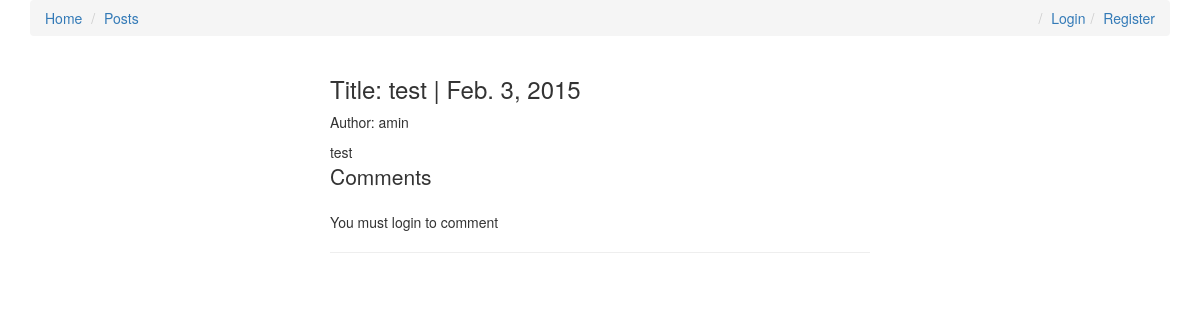
The app's page /test/, older data.
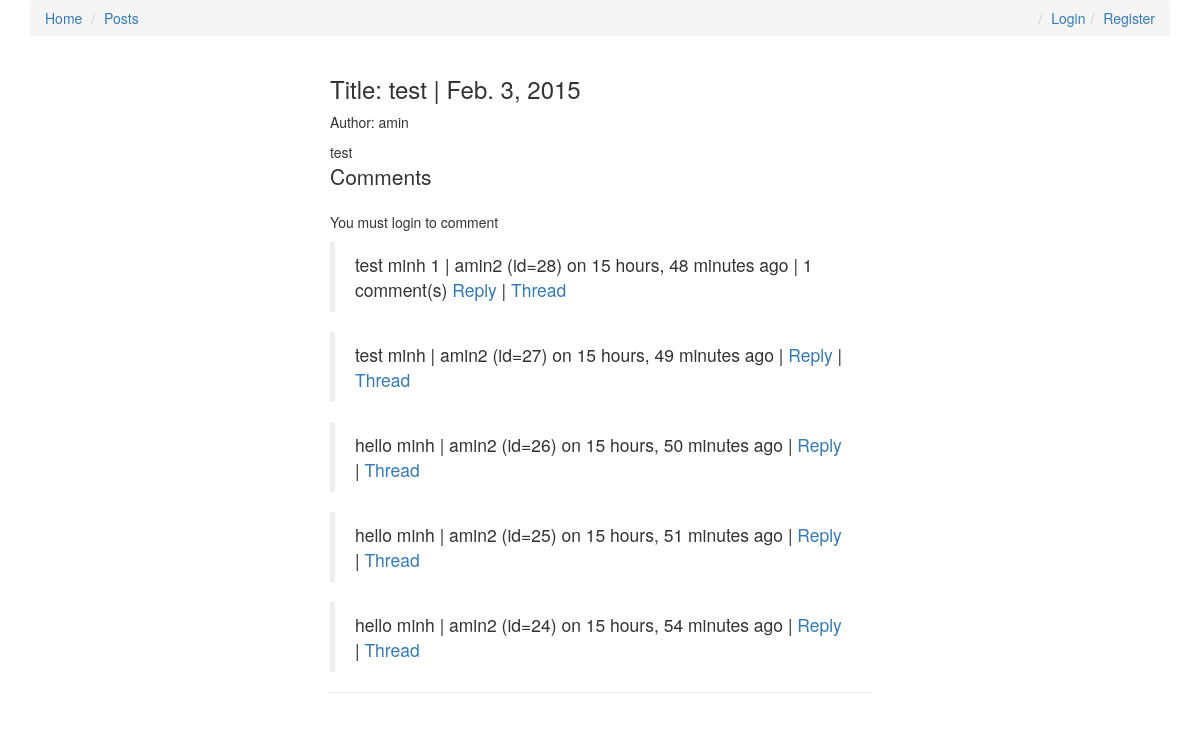
The same page, newer data.
### posts/models.py (models this page shows, shortened)
class Post(models.Model):
	user = models.ForeignKey(settings.AUTH_USER_MODEL, default=1)
	title = models.CharField(max_length=120)
	slug = models.SlugField(unique=True)
	image = models.ImageField(upload_to=upload_location, null=True, blank=True, width_field="width_field", height_field="height_field")
	height_field = models.IntegerField(default=0)
	width_field = models.IntegerField(default=0)
	content = models.TextField()
	draft = models.BooleanField(default=False)
	publish = models.DateField(auto_now=False, auto_now_add=False)
	update = models.DateTimeField(auto_now = True, auto_now_add=False)
	timestamp = models.DateTimeField(auto_now=False, auto_now_add=True)
	read_time = models.TimeField(null=True, blank=True)
	objects = PostManager()
	class Meta:
		ordering = ['-id', '-timestamp', '-update']
	def get_markdown(self):
		content = self.content
		return mark_safe(markdown(content))
	@property
	def comments(self):
		instance = self
		qs = Comment.objects.filter_by_instance(instance)
		return qs
	@property
	def get_content_type(self):
		instance = self
		content_type = ContentType.objects.get_for_model(instance.__class__)
		return content_type

### comments/models.py (models this page shows, shortened)
class Comment(models.Model):
	user = models.ForeignKey(settings.AUTH_USER_MODEL, default=1)
	content = models.TextField()
	timestamp = models.DateTimeField(auto_now_add=True)
	content_type = models.ForeignKey(ContentType, on_delete=models.CASCADE)
	object_id = models.PositiveIntegerField()
	content_object = GenericForeignKey('content_type', 'object_id')
	parent = models.ForeignKey("self", null=True, blank=True)
	objects = CommentManager()
	class Meta:
		ordering = ["-timestamp"]
	def __str__(self):
		return str(self.user.username)
	def get_absolute_url(self):
		return reverse("comments:thread", kwargs={"id": self.id})
	def children(self):
		return Comment.objects.filter(parent=self)

### posts/views.py (the view, shortened to what this page needs)
# urls.py: url(r'^(?P<slug>[\w-]+)/$', post_detail, name='detail'),
def post_detail(request, slug=None):
	instance = get_object_or_404(Post, slug = slug)
	if instance.publish > timezone.now().date() or instance.draft:
		if not request.user.is_staff  or not request.user.is_superuser:
			raise Http404
	share_string = quote_plus(instance.content)
	print(instance.content)
	print(get_read_time(instance.content))
	comments = instance.comments
	initial_data = {
		"content_type": instance.get_content_type,
		"object_id": instance.id
	}
	form = CommentForm(request.POST or None, initial=initial_data)
	context = {
		"title": instance.title,
		"instance": instance,
		"share_string": share_string,
		"comments": comments,
		"comment_form": form,
	}
	return render(request, 'post_detail.html', context)

### comments/models.py (called while the page is built)
	def filter_by_instance(self, instance):
		content_type = ContentType.objects.get_for_model(instance.__class__)
		obj_id = instance.id
		qs = super(CommentManager, self).filter(content_type=content_type, object_id=obj_id).filter(parent=None)
		return qs

### posts/models.py (called while the page is built)
	def all(self, *args, **kwargs):
		return super(PostManager, self).filter(draft=False).filter(publish__lte=timezone.now())

### posts/templatetags/urlify.py (called while the page is built)
@register.filter
def urlify(value):
	return quote_plus(value)

### posts/utils.py (called while the page is built)
def count_words(html_string):
	word_string = strip_tags(html_string)
	count = len(re.findall(r'\w+', word_string))
	return count

def get_read_time(html_string):
	count = count_words(html_string)
	read_time_min = (count/200.0)
	read_time_sec = read_time_min * 60
	read_time = str(datetime.timedelta(seconds=read_time_sec))
	read_time = datetime.timedelta(seconds=read_time_min)
	return read_time

### posts/templates/post_detail.html (shortened to what this page needs)
{% extends 'base.html' %} {% load urlify %} {% load crispy_forms_tags %} {% block head %} {{ instance.title }} {% endblock%} {% block content %}
<div class="col-sm-6 col-sm-offset-3">
    <h3>Title: {{ title }} {% if instance.draft %} <span style="color:red">Draft</span> {% endif %}| {{ instance.publish }}</h3> {% if instance.user.get_full_name %}
    <p>Author: {{ instance.user.get_full_name }}</p>
    {% else %}
    <p>Author: {{ instance.user }}</p>
    {% endif %}
    <div class="content-markdown post-detail-item">
        {{ instance.content }}
    </div>
    <div>
        <p class="lead">Comments</p>
        {% if request.user.is_authenticated %}
        <form action="." method="POST">
            {% csrf_token %} {{ comment_form | crispy}}
            <input type="submit" value="Post comment" class="btn btn-default">
        </form>
        {% else %}
        <p>You must login to comment</p>
        {% endif %}
        {% for i in comments %}
        <blockquote>
            <div class="">{{ i.content }} | {{ i.user }} (id={{i.id}}) on {{ i.timestamp|timesince }} ago | {% if i.children.count > 0 %} {{ i.children.count }} comment(s) {% endif %}<a href="#" class="comment-reply-btn">Reply</a> | <a href="{{i.get_absolute_url}}">Thread</a></div>
        </blockquote>
        {% endfor %}
    </div>
    <hr>
</div>
{% endblock %}

### posts/templates/base.html (shortened to what this page needs)
{% load staticfiles %}
<!DOCTYPE html>
<html lang="en">
<head>
    <link rel="stylesheet" href="{% static 'css/main.css' %}">
    <link rel="stylesheet" href="https://maxcdn.bootstrapcdn.com/bootstrap/3.3.7/css/bootstrap.min.css">
    <link rel="stylesheet" href="https://maxcdn.bootstrapcdn.com/bootstrap/3.3.7/css/bootstrap-theme.min.css">
    <link rel="stylesheet" href="https://maxcdn.bootstrapcdn.com/font-awesome/4.7.0/css/font-awesome.min.css"> {% block head_extra %} {% endblock %}
</head>
<body>
    <div class="container">
        <ol class="breadcrumb">
            <li><a href="{% url 'posts:list' %}">Home</a></li>
            <li><a href="{% url 'posts:list' %}">Posts</a></li>
            {% if request.user.is_authenticated %}
            <li class="pull-right"><a href="{% url 'logout' %}">Logout</a></li>
            {% else %}
            <li class="pull-right"><a href="{% url 'register' %}">Register</a></li>
            <li class="pull-right"><a href="{% url 'login' %}">Login</a></li>
            {% endif %}
        </ol>
        {% block content %} {% endblock %}
    </div>
</body>
</html>

Row changes from the older to the newer data that the page shows:
added Comment: content "test minh 1", user "amin2", id "28", timestamp "15 hours, 48 minutes", children.count "1"
added Comment: content "test minh", user "amin2", id "27", timestamp "15 hours, 49 minutes"
added Comment: content "hello minh", user "amin2", id "26", timestamp "15 hours, 50 minutes"
added Comment: content "hello minh", user "amin2", id "25", timestamp "15 hours, 51 minutes"
added Comment: content "hello minh", user "amin2", id "24", timestamp "15 hours, 54 minutes"
